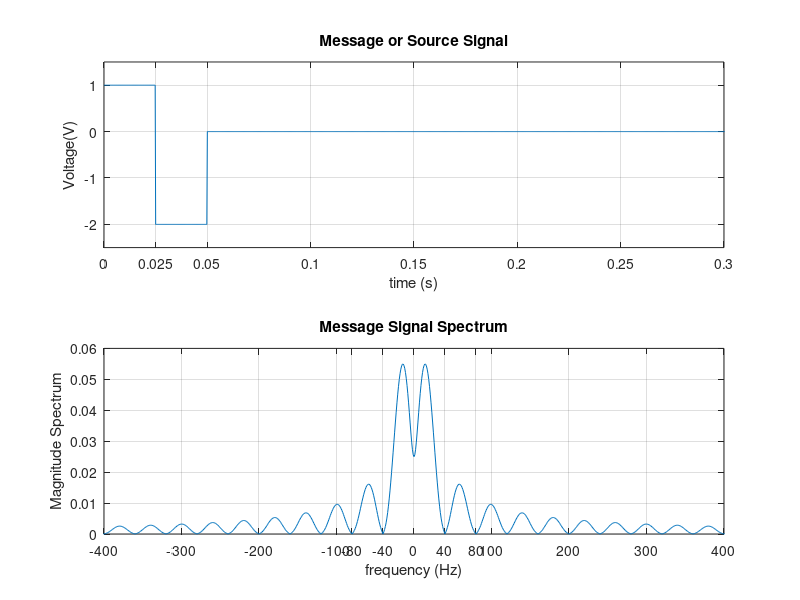
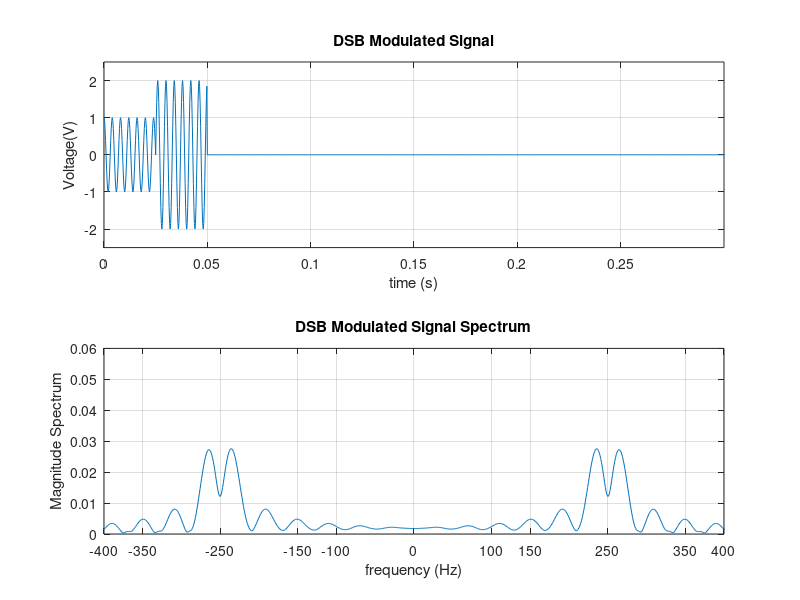
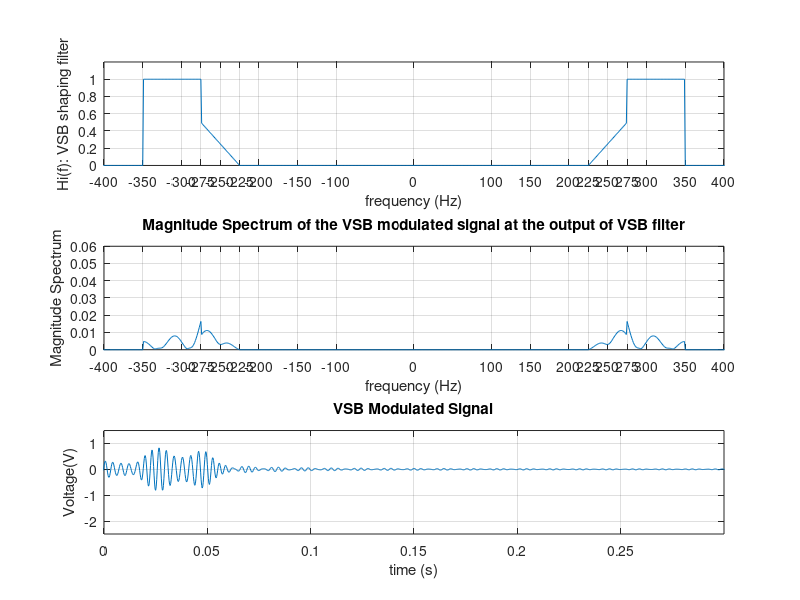
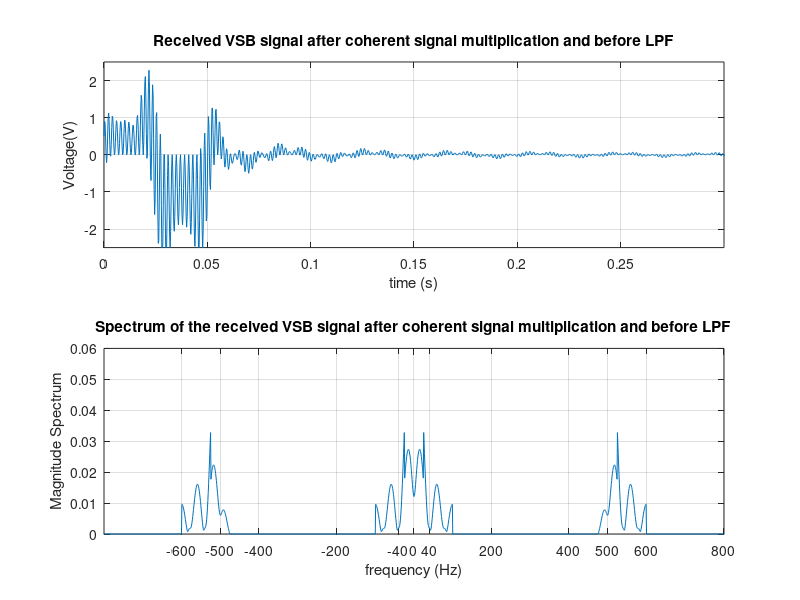

Write the MATLAB code that produced these figures, in order.
% MATLAB script to show Vestigial Sideband (VSB) Modulation and Demodulation

clc
close all
fs = 4000;  % sampling frequency
ts = 1/fs;  % time sampling period
df = 1;     % frequency sampling period
N = fs/df;  % number of DFT smaples in the spectrum
T = 15e-2;  % time interval for plotting time domain signal 
fc = 250;   % carrier frequency in Hz
N1 = 100;   % number of samples in the positive pulse
N2 = 100;   % number of samples in the negative pulse
N3 = fs-N1-N2;             % number of samples in the 0 level of the pulse
t1 = 0:ts:(N1-1)*ts;         % time samples for the positive pulse
t2 = N1*ts:ts:(N1+N2-1)*ts;  % time samples for the negative pulse
t3 = (N1+N2)*ts:ts:(N-1)*ts; % time samples for the 0 level of the pulse
t = [t1 t2 t3];              % complete time vector
m = [ones(1,length(t1)) -2*ones(1,length(t2)) zeros(1,length(t3))]; % message signal
Bm = 100;                     % bandwidth of the baseband message signal

% plotting message signal
subplot(2,1,1);
plot(t,m);
grid on;
axis([0 2*T -2.5 1.5]);
xticks([0 0.025 0.05 0.1 0.15 0.2 0.25 0.3]);
title('Message or Source Signal');
xlabel('time (s)')
ylabel('Voltage(V)');

% plotting message signal spectrum
X = (1/fs) * fft(m);          % computes the Fast Fourier Transform (FFT)  
f = 0 : df : df*(N-1);        % frequency vector for the FFT
fnew = f - fs/2;              % shift the frequency vector to go from -fs/2 to fs/2
subplot(2,1,2);
plot(fnew, fftshift(abs(X))); % plots the magnitude spectrum of the message signal
grid on;
axis([-400 400 0 0.06]);
xticks([-400 -300 -200 -100 -80 -40 0 40 80 100 200 300 400]);
title('Message Signal Spectrum');
xlabel('frequency (Hz)');
ylabel('Magnitude Spectrum');

%plotting DSB modulated signal
figure;
sd = m.*cos(2*pi*fc*t);      % double-sideband (DSB) modulated signal
subplot(2,1,1);
plot(t,sd);
grid on;
axis([0 2*T -2.5 2.5]);
title('DSB Modulated Signal');
xlabel('time (s)')
ylabel('Voltage(V)');

% plotting DSB modulated signal spectrum
SD = (1/fs) * fft(sd);          % Fast Fourier Transform of the modulated signal
f = 0 : df : df*(N-1);
fnew = f - fs/2;
subplot(2,1,2);
plot(fnew, fftshift(abs(SD))); % plots the magnitude spectrum of the modulated signal
grid on;
axis([-400 400 0 0.06]);
xticks([-400 -fc-Bm -fc -fc+Bm -100 0 100 fc-Bm fc fc+Bm 400]);
title('DSB Modulated Signal Spectrum');
xlabel('frequency (Hz)');
ylabel('Magnitude Spectrum');

% VSB shaping filter on the transmistter
f1 = 0: df : (fc-0.25*Bm)/df - 1;
f2 = (fc-0.25*Bm)/df : df : (fc+0.25*Bm)/df - 1;
f3 = (fc+0.25*Bm)/df : df : (fc+Bm)-1;
f4 = (fc+Bm) : df : fs/2;

Hir = [zeros(1, length(f1)) (1/Bm)*(f2-(fc-0.25*Bm))...
    ones(1,length(f3)) zeros(1, length(f4))];
Hil = fliplr(Hir);
Hi = [Hir Hil(2:length(Hir)-1)];
figure;
subplot(3,1,1);
plot(fnew, fftshift(Hi));
axis([-400 400 0 1.2]);
xtickangle(90);
xticks([-400 -fc-Bm -300 -fc-0.25*Bm -fc -fc+0.25*Bm -200 -fc+Bm -100 0 ...
    100 fc-Bm 200 fc-0.25*Bm fc fc+0.25*Bm 300 fc+Bm 400]);
xlabel('frequency (Hz)');
ylabel('Hi(f): VSB shaping filter');
grid on;

% magnitude spectrum of the VSB modulated signal at the output of the VSB filter
SV = SD.*Hi;
f = 0 : df : df*(N-1);
fnew = f - fs/2;
subplot(3,1,2);
plot(fnew, fftshift(abs(SV))); % plots the magnitude spectrum of the LPF
axis([-400 400 0 0.06]);
xtickangle(90);
xticks([-400 -fc-Bm -300 -fc-0.25*Bm -fc -fc+0.25*Bm -200 -fc+Bm -100 0 ...
    100 fc-Bm 200 fc-0.25*Bm fc fc+0.25*Bm 300 fc+Bm 400]);
title('Magnitude Spectrum of the VSB modulated signal at the output of VSB filter');
xlabel('frequency (Hz)');
ylabel('Magnitude Spectrum');
grid on;

% VSB modulated signal at the output of the VSB filter
sv = fs * real(ifft(SV));
subplot(3,1,3);
tnew = t-(ts*length(t)/2);
plot(tnew,fftshift(sv));
grid on;
axis([0 2*T -2.5 1.5]);
title('VSB Modulated Signal');
xlabel('time (s)')
ylabel('Voltage(V)');


% demodulation of the VSB signal using coherent detection and equalizer
% lowpass filter
% VSB signal after multiplication with a coherent local carrier
e = 4 * sv .* cos(2*pi*fc*t);
figure;
subplot(2,1,1);
plot(t,e);
grid on;
axis([0 2*T -2.5 2.5]);
title('Received VSB signal after coherent signal multiplication and before LPF');
xlabel('time (s)')
ylabel('Voltage(V)');

% spectrum of the VSB signal after multiplication with a coherent local
% carrier
E = (1/fs) * fft(e);
f = 0 : df : df*(N-1);
fnew = f - fs/2;
subplot(2,1,2);
plot(fnew, fftshift(abs(E)));
grid on;
axis([-800 800 0 0.06]);
xticks([-600 -500 -400 -200 -40 0 40 200 400 500 600 800]);
title('Spectrum of the received VSB signal after coherent signal multiplication and before LPF');
xlabel('frequency (Hz)');
ylabel('Magnitude Spectrum');

% transfer function of the equalizer lowpass filter (Ho)
His = fftshift(Hi);
Hil = [His(fc/df+1:length(His)) zeros(1,fc/df)];
Hir = [zeros(1,fc/df) His(1:length(Hi)-fc/df)];
Hod = Hil+Hir;
Hod = [zeros(1,(fs/2-Bm)/df+1) Hod((fs/2-Bm)/df+2:(Bm+fs/2)/df) zeros(1,(fs/2-Bm)/df)];
Ho = [zeros(1,(fs/2-Bm)/df+1) 1./Hod((fs/2-Bm)/df+2:(Bm+fs/2)/df) zeros(1,(fs/2-Bm)/df)];

figure;
subplot(2,1,1);
plot(fnew, Hod);
xlabel('frequency (Hz)');
ylabel('Hi(f+fc) + Hi(f-fc)), |f|<=B');
xtickangle(90);
axis([-200 200 0 1.1]);
grid on;

subplot(2,1,2);
plot(fnew, Ho);
xlabel('frequency(Hz)');
ylabel('Ho(f), Equalizer Lowpass Filter')
xtickangle(90);
axis([-200 200 0 2.1]);
grid on;

% spectrum of the VSB demodulated signal at the output of the equalizer
% lowpass filter (Ho)
D = fftshift(Ho).*E;
f = 0 : df : df*(N-1);
fnew = f - fs/2;
figure;
subplot(2,1,1);
plot(fnew, fftshift(abs(D)));
grid on;
axis([-200 200 0 0.06]);
title('Magnitude Spectrum of the VSB demodulated signal at the output of Equalizer LPF');
xlabel('frequency (Hz)');
ylabel('Magnitude Spectrum');

% demodulated VSB signal at the output of the equalizer lowpass filter
d = fs * real(ifft(D));
subplot(2,1,2);
tnew = t-(ts*length(t)/2);
plot(tnew,fftshift(d));
grid on;
axis([0 2*T -2.5 1.5]);
title('Demodulated VSB Signal');
xlabel('time (s)')
ylabel('Voltage(V)');